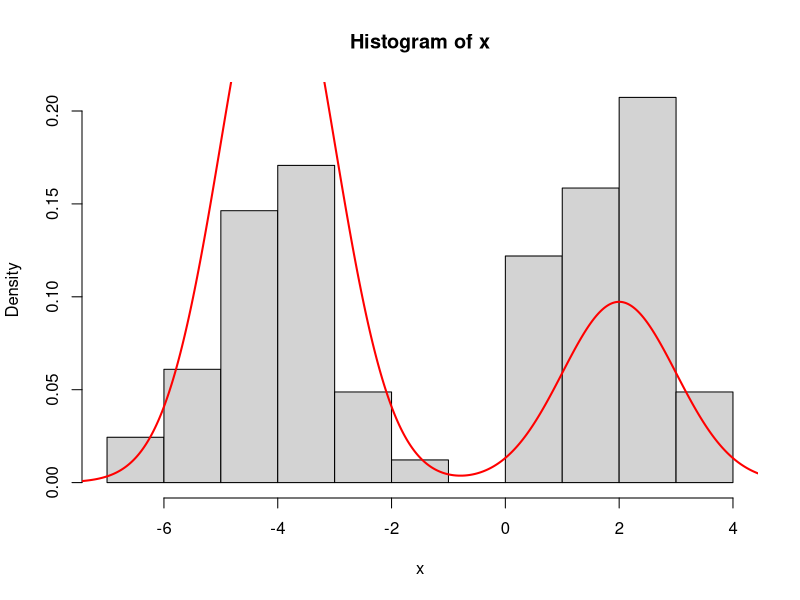

The R source for this figure:
############
#---DATA---#
############
x <- c(3.2021219417081, 2.65741884298405, 0.780137036066781, 3.64724723765017, 
       2.81041331245526, -4.62984071052694, -3.14281370657829, -3.12319766617262, 
       0.908978440112633, 2.51957106216094, 1.6829613082298, -3.87567468005131, 
       0.945705446404869, 0.495428223641111, -3.70222557688605, 3.68414040371748, 
       1.71340601895164, 1.14251338854263, -4.67625135117806, -4.36161079110522, 
       2.5622235140633, 2.06378756223698, -6.05965795191174, 2.03357186159356, 
       1.85332992519105, -2.90292806264, -2.3872030054047, 2.97532564926973, 
       1.36038670563403, 2.03484398255987, -2.90544404614717, 1.94541101948915, 
       1.89877326620243, -4.58947787551057, -5.23332969425005, 1.35028279895402, 
       -5.7057364084379, -4.19795250440479, 0.169765958342949, -4.41040237770636, 
       3.23366242337812, 2.7355634096666, -3.79124850215067, 1.81625386149323, 
       1.1244817398166, -5.351603849814, -4.28238069609014, 2.81686670597407, 
       -3.41167847159064, 2.2695834486729, -4.33355486366414, -4.07156878219267, 
       0.66540681953474, 1.54438714296735, -6.69483940993138, -3.33693275965261, 
       -1.79182385472336, 2.57088565077193, 1.36080493186315, 2.47510953571402, 
       2.21485345997249, -3.14067593928145, -5.09841477435681, 0.995868098296324, 
       0.780575051090966, -4.78524027264247, -5.00218879969458, -3.31819478384048, 
       -3.22225921308094, 2.90755400556924, -4.5340589955408, -3.17250220599487, 
       1.3692421554455, 0.471461424865359, 2.21459894893125, -2.10032867323119, 
       -3.94392608719873, -3.96057630155318, -3.71448565584273, 0.730529435675807, 
       2.20540388616452, -4.56182609476879)

##################
#---LIKELIHOOD---#
##################
loglikelihood <- function(mu, z, P, data) {
  # mu - vector with K unique mean values
  # z - vector with N cluster assignments
  # data - vector with N data points
  # P - std dev (fixed)
  logL = 0;
  for(i in 1 : length(data)) {
    xi = data[i]
    mui = mu[z[i]]
    logL = logL + dnorm(x = xi, mean = mui, sd = P, log = TRUE )
  }
  
  return(logL )
}#END: loglikelihood

# loglikelihood(mu, c, P, x)

# loglikelihood(mu = mu, z = r.candidate, P = P, data)

#############
#---PRIOR---#
#############
prior <- function(z, K, N, alpha) {
  # prior for cluster assignments
  # @return: loglikelyhood of an assignmnet z
  counts = matrix(NA, ncol = K, dimnames = list(NULL, c(1 : K) ) )
  theTable <- table(z)
  
  for(i in 1 : K) {
    colname <-  colnames(counts)[i]
    value <- theTable[which(names(theTable) == colname)]
    value <- ifelse(is.numeric(value), value, 0)
    counts[, i] <- ifelse(is.na(value), 0, value)
  }#END: i loop
  
  loglike = K * log(alpha)
  for(i in 1 : K) {
    
    eta = counts[i]
    if(eta > 0) {
      loglike = loglike + lfactorial(eta - 1)
    }# END: eta check
    
  }# END: i loop
  
  for(i in 1 : N) {
    loglike = loglike - log(alpha + i - 1)
  }
  
  return(loglike)
}#END: prior


# prior(z = c(1, 2, 3), K = 3, N = 3, alpha = 1.0 )
# -log(6)

################
#---PROPOSAL---#
################
proposal <- function(z, K, N) {
  
  index = sample( c(1 : N), 1)
  value = sample( c(1 : K), 1 )
  
  r.cand = z
  r.cand[index] = value
  
  d.cand = 1
  d.curr = 1
  
  return(list(r.cand = r.cand, d.cand = d.cand, d.curr = d.curr))
}

proposal <- function(z, K, N, alpha) {
  
  r.cand = z
  for(index in 1 : N) {
    
    occupancy = matrix(NA, ncol = K, dimnames = list(NULL, c(1 : K) ) )
    zi = r.cand[ - index]
    theTable = table(zi)
    
    for(i in 1 : K) {
      colname <-  colnames(occupancy)[i]
      value <- theTable[which(names(theTable) == colname)]
      value <- ifelse(is.numeric(value), value, 0)
      occupancy[, i] <- ifelse(is.na(value), 0, value)
    }#END: i loop
    
    probs = matrix(NA, ncol = K, dimnames = list(NULL, c(1 : K) ) )
    for(i in 1 : K) {
      
      if(occupancy[i] == 0) {#draw new
        
        probs[i] = ( (alpha) / (N - 1 + alpha) )
        
      } else { # draw existing
        
        probs[i] = ( (occupancy[i]) / (N - 1 + alpha) )
        
      }#END: occupation check
      
    }#END: i loop
    
    value = sample(c(1 : K), size = 1, prob = probs)
    r.cand[index] = value
  }#END: index loop
  
  d.cand = 1
  d.curr = 1
  
  return(list(r.cand = r.cand, d.cand = d.cand, d.curr = d.curr))
}#END: proposal



###############
#---SAMPLER---#
###############
metropolisHastings <- function(loglikelihood, prior, proposal, data, startvalue, mu, alpha, Nsim) {
  
  N <- length(startvalue)
  K <- length(mu)
  
  chain = array(dim = c(Nsim, N))
  chain[1, ] = startvalue
  for (i in 1 : (Nsim - 1)) {
    
    candidate = proposal(z = chain[i, ], K, N, alpha)
    
    r.candidate = candidate$r.cand
    d.candidate = candidate$d.cand
    d.curr = candidate$d.curr
    
    probab = exp(
      (loglikelihood(mu = mu, z = r.candidate, P = P, data) + prior(r.candidate, K, N, alpha) + log(d.candidate)) -
        (loglikelihood(mu = mu, z = chain[i, ], P = P, data) + prior(chain[i, ], K, N, alpha) + log(d.curr))
    )
    
    if (runif(1) < probab) {
      chain[i + 1, ] = r.candidate
    } else {
      chain[i + 1, ] = chain[i, ]
    }#END: accept check
    
  }#END: iterations loop
  
  return(chain)
}#END: metropolisHastings

############
#---MCMC---#
############
Nsim <- 10^3
N <- length(x)
P <- 1
alpha <- 0.01

z <- rep(1, N)
mu <- c(-4,2)

chain = metropolisHastings(loglikelihood, prior, proposal, data = x, startvalue = z, mu, alpha, Nsim)

z <- chain[dim(chain)[1], ]
probs = rep(NA, length(mu))
for(i in 1 : length(probs)) {
  
  probs[i] = sum(z == i) / N
  
}

grid = seq(min(x) - 1, max(x) + 1, length = 500)
dens = rep(NA, length = length(grid))

for(i in 1 : length(grid)) {
  
  dens[i] = sum(probs * dnorm(grid[i], mu, P))
  
}

hist(x, freq = FALSE)
lines(grid, dens, col = 'red', lwd = 2)
